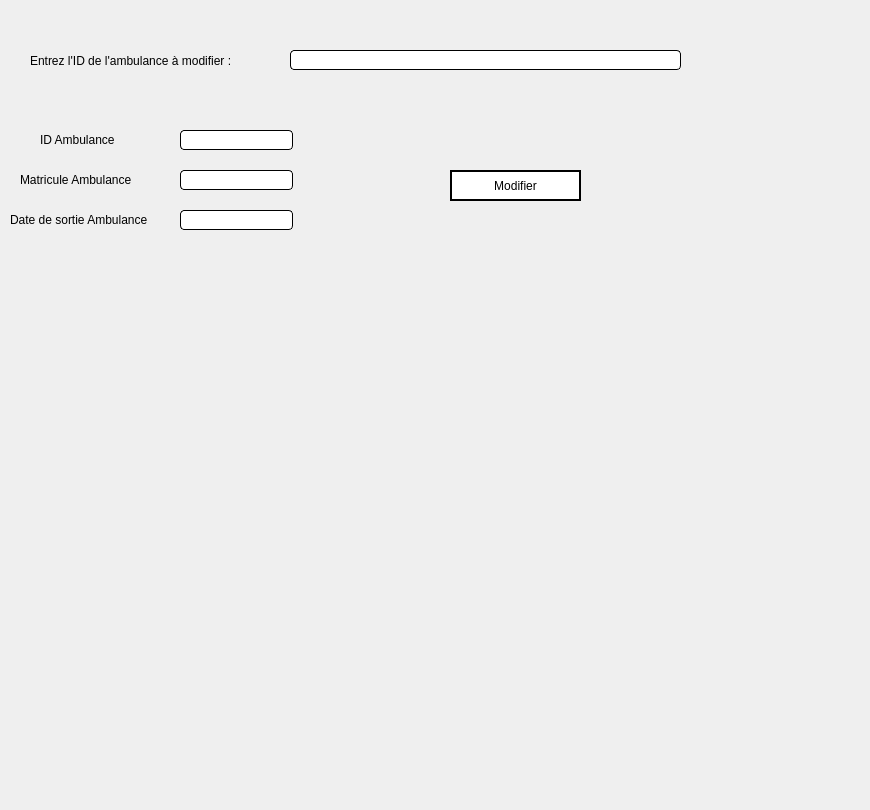
      <widget class="QWidget" name="tab_146">
       <attribute name="title">
        <string>Modifier une Ambulance</string>
       </attribute>
       <widget class="QLabel" name="label_194">
        <property name="geometry">
         <rect>
          <x>30</x>
          <y>50</y>
          <width>261</width>
          <height>21</height>
         </rect>
        </property>
        <property name="styleSheet">
         <string notr="true">font: 87 8pt &quot;Segoe UI Black&quot;;</string>
        </property>
        <property name="text">
         <string>Entrez l'ID de l'ambulance à modifier :</string>
        </property>
       </widget>
       <widget class="QLabel" name="label_195">
        <property name="geometry">
         <rect>
          <x>40</x>
          <y>130</y>
          <width>121</width>
          <height>20</height>
         </rect>
        </property>
        <property name="styleSheet">
         <string notr="true">font: 87 8pt &quot;Segoe UI Black&quot;;</string>
        </property>
        <property name="text">
         <string>ID Ambulance</string>
        </property>
       </widget>
       <widget class="QLabel" name="label_196">
        <property name="geometry">
         <rect>
          <x>20</x>
          <y>170</y>
          <width>141</width>
          <height>20</height>
         </rect>
        </property>
        <property name="styleSheet">
         <string notr="true">font: 87 8pt &quot;Segoe UI Black&quot;;</string>
        </property>
        <property name="text">
         <string>Matricule Ambulance</string>
        </property>
       </widget>
       <widget class="QLineEdit" name="m_adresse">
        <property name="geometry">
         <rect>
          <x>180</x>
          <y>170</y>
          <width>113</width>
          <height>20</height>
         </rect>
        </property>
        <property name="styleSheet">
         <string notr="true">QLineEdit {
background-color: #ffffff;
border: 1px solid #000000;
border-radius: 4px;
padding: 4px;
}

QLineEdit:hover {
border-color: #1e90ff;
}

QLineEdit:focus {
border-color: #1e90ff;
}</string>
        </property>
       </widget>
       <widget class="QPushButton" name="modifierf_6">
        <property name="geometry">
         <rect>
          <x>450</x>
          <y>170</y>
          <width>131</width>
          <height>31</height>
         </rect>
        </property>
        <property name="styleSheet">
         <string notr="true">QPushButton {
border: 2px solid black;
font: 87 7pt &quot;Segoe UI Black&quot;;
	background-color: rgb(255, 255, 255);

}</string>
        </property>
        <property name="text">
         <string>Modifier</string>
        </property>
       </widget>
       <widget class="QLineEdit" name="m_nom">
        <property name="geometry">
         <rect>
          <x>180</x>
          <y>130</y>
          <width>113</width>
          <height>20</height>
         </rect>
        </property>
        <property name="styleSheet">
         <string notr="true">QLineEdit {
background-color: #ffffff;
border: 1px solid #000000;
border-radius: 4px;
padding: 4px;
}

QLineEdit:hover {
border-color: #1e90ff;
}

QLineEdit:focus {
border-color: #1e90ff;
}</string>
        </property>
       </widget>
       <widget class="QLineEdit" name="m_id">
        <property name="geometry">
         <rect>
          <x>290</x>
          <y>50</y>
          <width>391</width>
          <height>20</height>
         </rect>
        </property>
        <property name="styleSheet">
         <string notr="true">QLineEdit {
background-color: #ffffff;
border: 1px solid #000000;
border-radius: 4px;
padding: 4px;
}

QLineEdit:hover {
border-color: #1e90ff;
}

QLineEdit:focus {
border-color: #1e90ff;
}</string>
        </property>
       </widget>
       <widget class="QLabel" name="label_198">
        <property name="geometry">
         <rect>
          <x>10</x>
          <y>210</y>
          <width>171</width>
          <height>20</height>
         </rect>
        </property>
        <property name="styleSheet">
         <string notr="true">font: 87 8pt &quot;Segoe UI Black&quot;;</string>
        </property>
        <property name="text">
         <string>Date de sortie Ambulance</string>
        </property>
       </widget>
       <widget class="QLineEdit" name="m_num">
        <property name="geometry">
         <rect>
          <x>180</x>
          <y>210</y>
          <width>113</width>
          <height>20</height>
         </rect>
        </property>
        <property name="styleSheet">
         <string notr="true">QLineEdit {
background-color: #ffffff;
border: 1px solid #000000;
border-radius: 4px;
padding: 4px;
}

QLineEdit:hover {
border-color: #1e90ff;
}

QLineEdit:focus {
border-color: #1e90ff;
}</string>
        </property>
       </widget>
       <widget class="QLabel" name="label_208">
        <property name="geometry">
         <rect>
          <x>-30</x>
          <y>-160</y>
          <width>861</width>
          <height>801</height>
         </rect>
        </property>
        <property name="text">
         <string/>
        </property>
        <property name="pixmap">
         <pixmap resource="fond.qrc">:/Plan de travail 1@3x.png</pixmap>
        </property>
       </widget>
       <zorder>label_208</zorder>
       <zorder>label_194</zorder>
       <zorder>label_195</zorder>
       <zorder>label_196</zorder>
       <zorder>m_adresse</zorder>
       <zorder>modifierf_6</zorder>
       <zorder>m_nom</zorder>
       <zorder>m_id</zorder>
       <zorder>label_198</zorder>
       <zorder>m_num</zorder>
      </widget>
